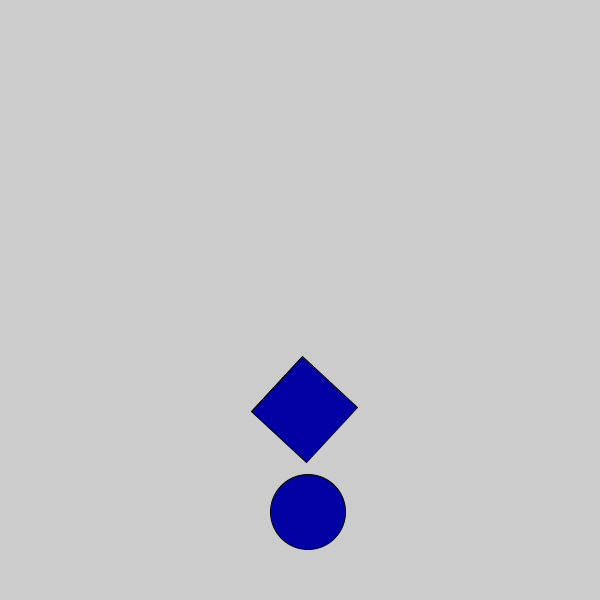
Frame 1 (no input)
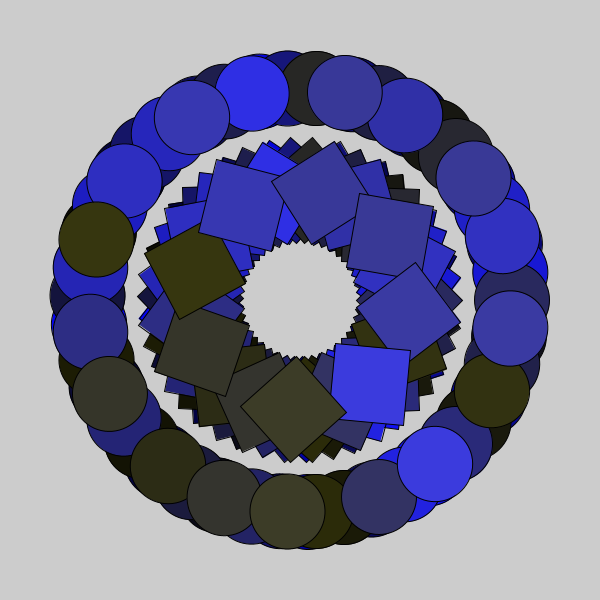
Frame 60 (the mouse pressed at the canvas centre just before this capture)
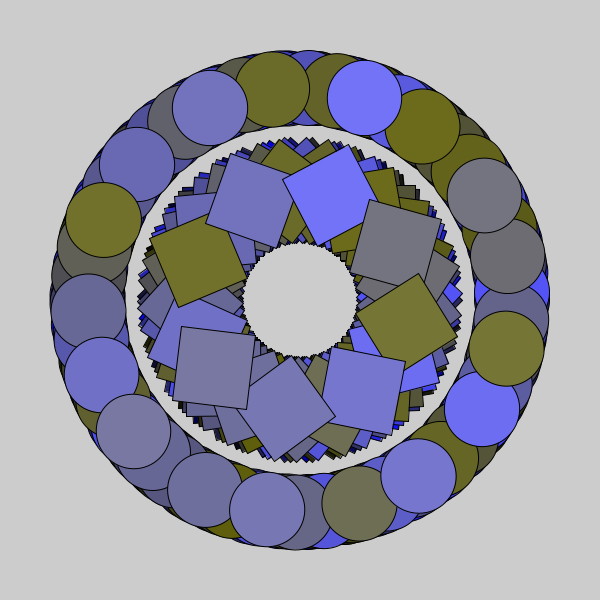
Frame 120 (the mouse held since frame 60 and released just before this capture)

The Processing sketch that drew these frames (run headless with seeded random() and noise(); from frame 60 on, the mouse is pressed at the canvas centre):

// Processing sketch: Rotate
// ── Rotate.pde
float alf = 0;
float n = 1;
void setup() {
  size(600, 600);
}

void draw() {

  pushMatrix();
  translate(width/2, height/2);
  alf = alf + n;
  rotate(degrees(alf));

  float fla = map(alf, 0, 255, 0, 255);
  if (alf > 360) {
    alf = 0;
  }

  fill(alf ,fla, random(0,255));
  ellipse(150, 150, width/8, height/8);
  rect(width/15, height/15, height/8,height/8);
  

  popMatrix();
}
